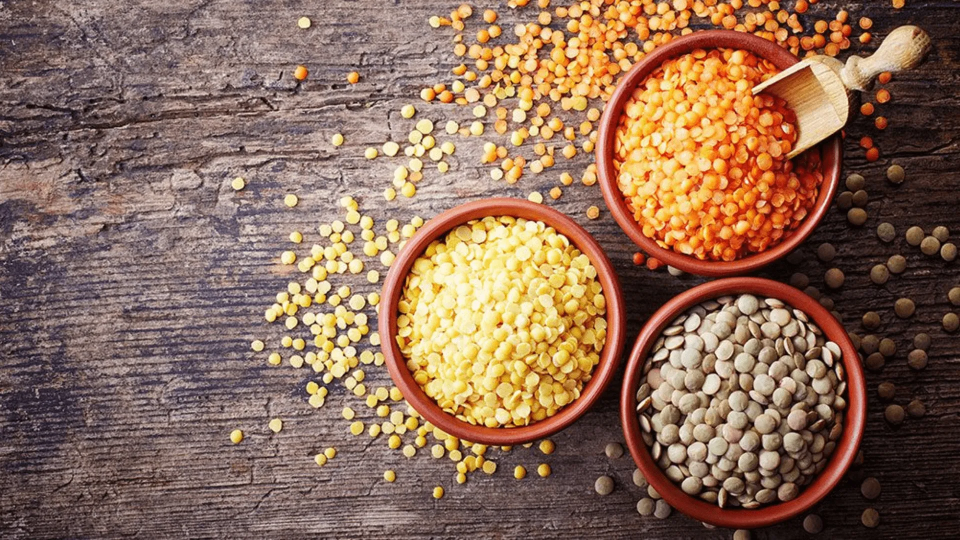
#> input picture images/10.webp, 1920 x 1080 px, given in place of FSSAI.webp, which was not available (shown at 1/2 size)
$ python optimize_homepage_assets.py
#> lines starting #> are read from the running program, lines starting #| are printed output that depends on the picture; pictures that were not available may be replaced by others from this repository, and a replacement may not be noted
#!/usr/bin/env python3
"""Create deterministic, display-sized homepage image derivatives."""

from __future__ import annotations

from pathlib import Path

from PIL import Image, ImageOps


ROOT = Path(__file__).resolve().parent.parent
SOURCE = ROOT / "images" / "homepage"
THUMBS = SOURCE / "thumbs"
BADGES = ("FSSAI", "STAR HOUSE", "APEDA", "SPICES_BOARD", "MSME", "AEO", "IEC", "DGFT", "COFFEE_BOARD")


def save_scaled(source: Path, destination: Path, size: tuple[int, int], quality: int = 82) -> None:
    destination.parent.mkdir(parents=True, exist_ok=True)
    with Image.open(source) as image:
        converted = image.convert("RGBA")
        converted.thumbnail(size, Image.Resampling.LANCZOS)
        background = Image.new("RGBA", converted.size, "white")
        background.alpha_composite(converted)
        background.convert("RGB").save(destination, "WEBP", quality=quality, method=6)


def save_badge(source: Path, destination: Path) -> None:
    destination.parent.mkdir(parents=True, exist_ok=True)
    with Image.open(source) as image:
#> image is the input picture: PIL image 1920x1080 RGB; mean R, G, B 139.8, 107.4, 87
        converted = image.convert("RGBA")
        converted.thumbnail((220, 115), Image.Resampling.LANCZOS)
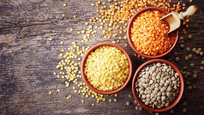
#> converted: PIL image 204x115 RGBA; mean R, G, B, A 139.7, 107.4, 87, 255
        canvas = Image.new("RGB", (240, 135), "white")
#> canvas: PIL image 240x135 RGB; every value is 255
        canvas.paste(converted, ((240 - converted.width) // 2, (135 - converted.height) // 2), converted)
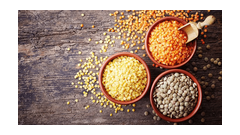
#> canvas: PIL image 240x135 RGB; mean R, G, B 171.5, 148.1, 133.4
        canvas.save(destination, "WEBP", quality=82, method=6)


def main() -> None:
    for name in BADGES:
        save_badge(SOURCE / f"{name}.webp", THUMBS / f"{name}.webp")
#> pass 2 of the loop in main, `for name in BADGES:`:
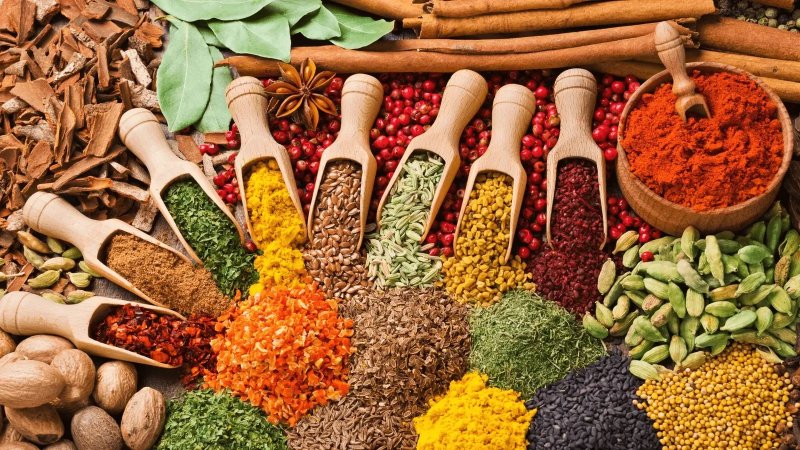
#> input picture images/12.webp, 1600 x 900 px, given in place of STAR HOUSE.webp, which was not available (shown at 1/2 size)
#> in save_badge, image is the input picture: PIL image 1600x900 RGB; mean R, G, B 156.2, 104.5, 59.1
#> in save_badge (call 2), `converted.thumbnail((220, 115), Image.Resampling.LANCZOS)`:
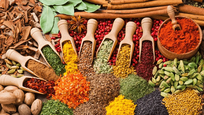
#> converted: PIL image 204x115 RGBA; mean R, G, B, A 156.1, 104.5, 59.1, 255
#> in save_badge (call 2), `canvas.paste(converted, ((240 - converted.width) // 2, (135 - converte..`:
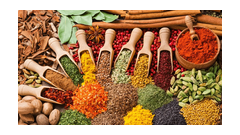
#> canvas: PIL image 240x135 RGB; mean R, G, B 183.4, 146, 113.2
    save_scaled(ROOT / "images" / "Farm.webp", SOURCE / "farm-home.webp", (900, 900), quality=84)
    save_scaled(ROOT / "images" / "jft logo.png", ROOT / "images" / "jft-logo-display.webp", (400, 200), quality=88)
    with Image.open(SOURCE / "export-trust-hero-v2.webp") as hero:
        ImageOps.fit(hero.convert("RGB"), (1200, 630), Image.Resampling.LANCZOS).save(
            SOURCE / "export-trust-og.webp", "WEBP", quality=86, method=6
        )
    print(f"Generated {len(BADGES) + 3} optimized homepage assets.")


if __name__ == "__main__":
#> (the run stopped early here; a loop or call above may not have finished)
